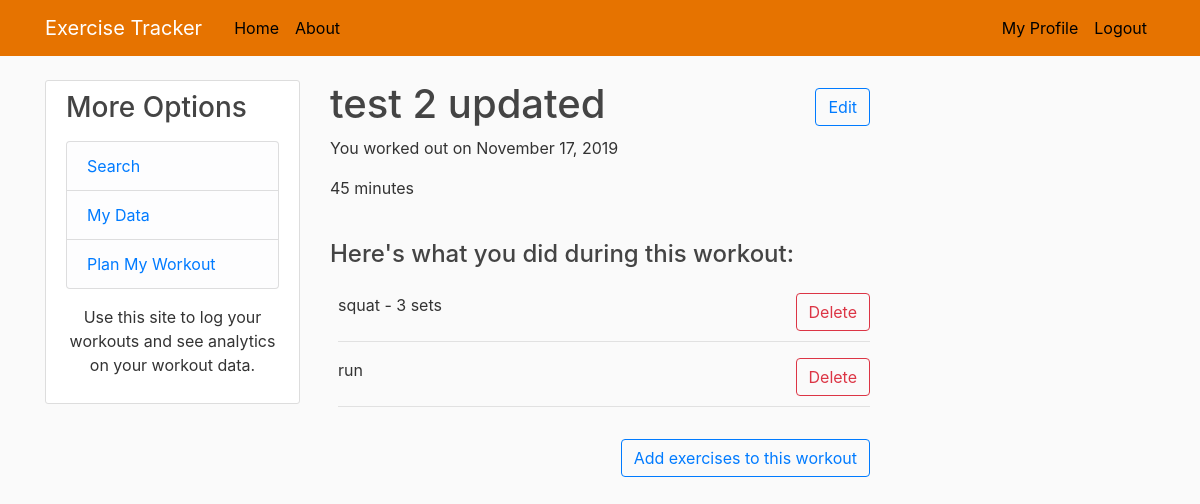
The app's page /details/44/ (signed in) with its own data.
### tracker/models.py (models this page shows)
class Workout(models.Model):
	title = models.CharField(max_length=100)
	time_in_minutes = models.IntegerField(default = 0)
	workout_date = models.DateTimeField(default=timezone.now())
	author = models.ForeignKey(User, on_delete=models.CASCADE)

class Entry(models.Model):
	workout = models.ForeignKey(Workout, on_delete=models.CASCADE)
	exercise = models.ForeignKey(Exercise, on_delete=models.CASCADE)
	sets = models.IntegerField(default = 0)

class Exercise(models.Model):
	name = models.CharField(max_length=100)
	type = models.CharField(
        max_length=7,
        choices=(
            ("lift", "Lift"),
            ("cardio", "Cardio")
        )
    )

### tracker/views.py (the view)
# urls.py: path('details/<int:id>/', views.workout_detail, name='workout-detail'),
@login_required
def workout_detail(request, id=None):
	if request.GET.get('delete'):
		Entry.objects.filter(id=int(request.GET.get('delete'))).delete()
	auth_id = int(request.session['_auth_user_id'])
	workout = Workout.objects.filter(id=id).values().first()
	if auth_id != workout['author_id']:
		return render(request, 'tracker/access_denied.html')
	title = workout['title']
	time_in_minutes = workout['time_in_minutes']
	date = workout['workout_date']
	entries = Entry.objects.filter(workout_id=id).all()
	context = {
		'id': id,
		'title': title,
		'time_in_minutes': time_in_minutes,
		'date': date,
		'entries': entries,
	}
	return render(request, 'tracker/workout_detail.html', context)

### tracker/templates/tracker/workout_detail.html (shortened to what this page needs)
{% extends "tracker/base.html" %}
{% block content %}
	<div class = "col-13 align-self-center">
		<h1>{{ title }} <a href="{% url 'workout-edit' id %}" class="btn btn-outline-primary float-right mt-2">Edit</a></h1>
		<p>You worked out on {{ date|date:"F d, Y" }}</p>
		<p>{{ time_in_minutes }} minutes</p>
		<br/>
		<h4>Here's what you did during this workout:</h4>
			<div class="pl-2 pt-3">
				{% for entry in entries %}
					<form method="GET">
						<p class="pb-2">
							{{ entry.exercise.name }}
							{% if entry.exercise.type == "lift" %}
								- {{ entry.sets }} sets
							{% endif %}
								<button name="delete"
										type="submit"
										value="{{ entry.id }}"
										href="#"
										class="btn btn-outline-danger float-right">Delete</button>
						</p>
					</form>
					<hr>
				{% endfor %}
			</div>
		<a id="add" href="{% url 'entry-create' id %}" class="btn btn-outline-primary float-right mt-3 mb-5">
			Add exercises to this workout
		</a>
	</div>
{% endblock content %}

### tracker/static/tracker/main.css (style rules this page uses)
body { background: #fafafa; color: #333333; margin-top: 5rem; }
h1, h2, h3, h4, h5, h6 { color: #444444; }

### records on screen
Workout: title "test 2 updated", workout_date "November 17, 2019"
Entry: exercise.name "squat", sets "3", {{ entry.id }} 46 (drawn)
Entry: exercise.name "run", {{ entry.id }} 47 (drawn)

### other values on screen
{{ time_in_minutes }} "45"
